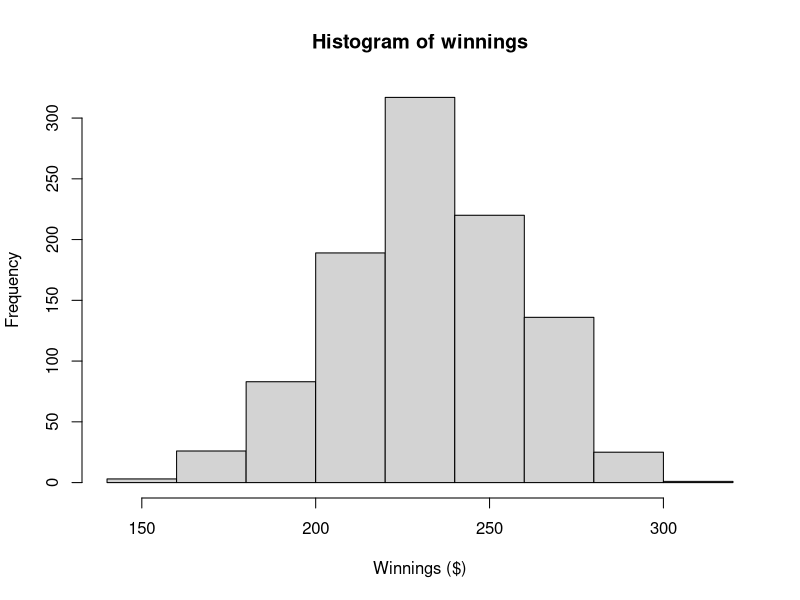
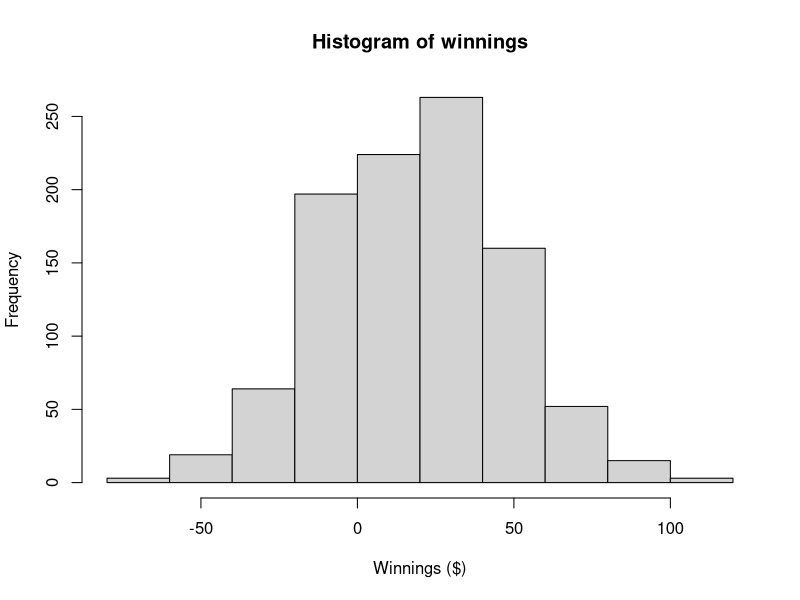
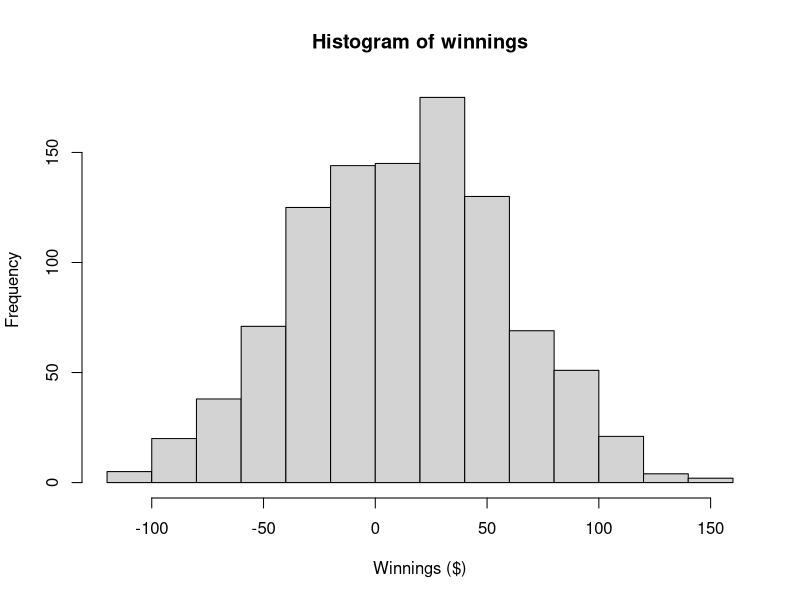

Reproduce these figures in R, in order.
## ---- chunk 1
knitr::opts_chunk$set(echo=TRUE)
## ---- chunk 2
days=1:365
students=35
classes= 15
reps=1000
payout=2
pays=1
Total = students*classes
winnings=numeric()


for(k in 1:reps){
  bank=0
  for ( j in 1:Total)
    {classSample = sample(days,students,replace=TRUE)
    if (length(unique(classSample))==students)
    bank = bank-payout
    else bank=bank+pays
  }
  winnings[k]=bank}
hist(winnings,xlab="Winnings ($)")

print(paste( 'Average Winnings =',mean(winnings)))

## ---- chunk 3
vSorted = sort(winnings)
print(vSorted[25])
print(vSorted[(975)])
## ---- chunk 4

days=1:365
students=29
classes= 15
reps=1000
payout=2
pays=1
Total = students*classes
winnings=numeric()


for(k in 1:reps){
  bank=0
  for ( j in 1:Total)
    {classSample = sample(days,students,replace=TRUE)
    if (length(unique(classSample))==students)
    bank = bank-payout
    else bank=bank+pays
  }
  winnings[k]=bank}
hist(winnings,xlab="Winnings ($)")

print(paste( 'Average Winnings =',mean(winnings)))

## ---- chunk 5

days=1:365
students=35
classes= 15
reps=1000
payout=4.25
pays=1
Total = students*classes
winnings=numeric()


for(k in 1:reps){
  bank=0
  for ( j in 1:Total)
    {classSample = sample(days,students,replace=TRUE)
    if (length(unique(classSample))==students)
    bank = bank-payout
    else bank=bank+pays
  }
  winnings[k]=bank}
hist(winnings,xlab="Winnings ($)")

print(paste( 'Average Winnings =',mean(winnings)))

